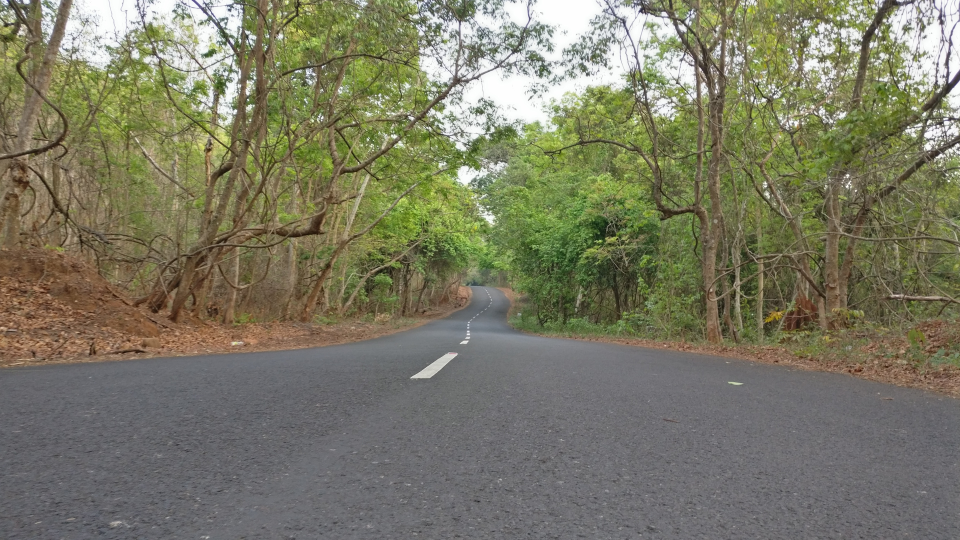
//> input picture L2/examples/houghlines/data/im0.jpg, 1920 x 1080 px (shown at 1/2 size)
$ ./xf_houghlines_tb data/im0.jpg   (built with g++ and OpenCV 4)
//> lines starting //> are read from the running program, lines starting //| are printed output that depends on the picture
// [29 lines of licence text are left out]
#include "common/xf_headers.h"
#include "xcl2.hpp"
#include "xf_houghlines_config.h"

float sinvalt[360] = {
    0.000000, 0.008727, 0.017452, 0.026177, 0.034899, 0.043619, 0.052336, 0.061049, 0.069756, 0.078459, 0.087156,
    0.095846, 0.104528, 0.113203, 0.121869, 0.130526, 0.139173, 0.147809, 0.156434, 0.165048, 0.173648, 0.182236,
    0.190809, 0.199368, 0.207912, 0.216440, 0.224951, 0.233445, 0.241922, 0.250380, 0.258819, 0.267238, 0.275637,
    0.284015, 0.292372, 0.300706, 0.309017, 0.317305, 0.325568, 0.333807, 0.342020, 0.350207, 0.358368, 0.366501,
    0.374607, 0.382684, 0.390731, 0.398749, 0.406737, 0.414693, 0.422618, 0.430511, 0.438371, 0.446198, 0.453991,
    0.461749, 0.469472, 0.477159, 0.484810, 0.492424, 0.499980, 0.507539, 0.515038, 0.522499, 0.529920, 0.537300,
    0.544639, 0.551937, 0.559193, 0.566407, 0.573577, 0.580703, 0.587786, 0.594823, 0.601815, 0.608762, 0.615662,
    0.622515, 0.629321, 0.636079, 0.642788, 0.649448, 0.656059, 0.662620, 0.669131, 0.675591, 0.681999, 0.688355,
    0.694659, 0.700910, 0.707107, 0.713251, 0.719340, 0.725375, 0.731354, 0.737278, 0.743145, 0.748956, 0.754710,
    0.760406, 0.766045, 0.771625, 0.777146, 0.782609, 0.788011, 0.793354, 0.798636, 0.803857, 0.809017, 0.814116,
    0.819152, 0.824127, 0.829038, 0.833886, 0.838671, 0.843392, 0.848048, 0.852641, 0.857168, 0.861629, 0.866026,
    0.870356, 0.874620, 0.878817, 0.882948, 0.887011, 0.891007, 0.894934, 0.898794, 0.902585, 0.906308, 0.909961,
    0.913545, 0.917060, 0.920505, 0.923879, 0.927184, 0.930417, 0.933580, 0.936672, 0.939692, 0.942641, 0.945518,
    0.948323, 0.951056, 0.953717, 0.956305, 0.958820, 0.961261, 0.963630, 0.965926, 0.968147, 0.970295, 0.972370,
    0.974370, 0.976296, 0.978147, 0.979924, 0.981627, 0.983255, 0.984807, 0.986285, 0.987688, 0.989016, 0.990268,
    0.991445, 0.992546, 0.993572, 0.994522, 0.995396, 0.996195, 0.996917, 0.997564, 0.998135, 0.998629, 0.999048,
    0.999391, 0.999657, 0.999848, 0.999962, 0.999980, 0.999962, 0.999848, 0.999657, 0.999391, 0.999048, 0.998629,
    0.998135, 0.997564, 0.996917, 0.996195, 0.995396, 0.994522, 0.993572, 0.992546, 0.991445, 0.990268, 0.989016,
    0.987688, 0.986285, 0.984807, 0.983255, 0.981627, 0.979924, 0.978147, 0.976296, 0.97437,  0.97237,  0.970295,
    0.968147, 0.965926, 0.96363,  0.961261, 0.95882,  0.956305, 0.953717, 0.951056, 0.948323, 0.945518, 0.942641,
    0.939692, 0.936672, 0.93358,  0.930417, 0.927184, 0.923879, 0.920505, 0.91706,  0.913545, 0.909961, 0.906308,
    0.902585, 0.898794, 0.894934, 0.891007, 0.887011, 0.882948, 0.878817, 0.87462,  0.870356, 0.866026, 0.861629,
    0.857168, 0.852641, 0.848048, 0.843392, 0.838671, 0.833886, 0.829038, 0.824127, 0.819152, 0.814116, 0.809017,
    0.803857, 0.798636, 0.793354, 0.788011, 0.782609, 0.777146, 0.771625, 0.766045, 0.760406, 0.75471,  0.748956,
    0.743145, 0.737278, 0.731354, 0.725375, 0.71934,  0.713251, 0.707107, 0.70091,  0.694659, 0.688355, 0.681999,
    0.675591, 0.669131, 0.66262,  0.656059, 0.649448, 0.642788, 0.636079, 0.629321, 0.622515, 0.615662, 0.608762,
    0.601815, 0.594823, 0.587786, 0.580703, 0.573577, 0.566407, 0.559193, 0.551937, 0.544639, 0.5373,   0.52992,
    0.522499, 0.515038, 0.507539, 0.5,      0.492424, 0.48481,  0.477159, 0.469472, 0.461749, 0.453991, 0.446198,
    0.438371, 0.430511, 0.422618, 0.414693, 0.406737, 0.398749, 0.390731, 0.382684, 0.374607, 0.366501, 0.358368,
    0.350207, 0.34202,  0.333807, 0.325568, 0.317305, 0.309017, 0.300706, 0.292372, 0.284015, 0.275637, 0.267238,
    0.258819, 0.25038,  0.241922, 0.233445, 0.224951, 0.21644,  0.207912, 0.199368, 0.190809, 0.182236, 0.173648,
    0.165048, 0.156434, 0.147809, 0.139173, 0.130526, 0.121869, 0.113203, 0.104528, 0.095846, 0.087156, 0.078459,
    0.069756, 0.061049, 0.052336, 0.043619, 0.034899, 0.026177, 0.017452, 0.008727};
float cosvalt[360] = {
    0.999980,  0.999962,  0.999848,  0.999657,  0.999391,  0.999048,  0.998629,  0.998135,  0.997564,  0.996917,
    0.996195,  0.995396,  0.994522,  0.993572,  0.992546,  0.991445,  0.990268,  0.989016,  0.987688,  0.986285,
    0.984807,  0.983255,  0.981627,  0.979924,  0.978147,  0.976296,  0.97437,   0.97237,   0.970295,  0.968147,
    0.965926,  0.96363,   0.961261,  0.95882,   0.956305,  0.953717,  0.951056,  0.948323,  0.945518,  0.942641,
    0.939692,  0.936672,  0.93358,   0.930417,  0.927184,  0.923879,  0.920505,  0.91706,   0.913545,  0.909961,
    0.906308,  0.902585,  0.898794,  0.894934,  0.891007,  0.887011,  0.882948,  0.878817,  0.87462,   0.870356,
    0.866026,  0.861629,  0.857168,  0.852641,  0.848048,  0.843392,  0.838671,  0.833886,  0.829038,  0.824127,
    0.819152,  0.814116,  0.809017,  0.803857,  0.798636,  0.793354,  0.788011,  0.782609,  0.777146,  0.771625,
    0.766045,  0.760406,  0.75471,   0.748956,  0.743145,  0.737278,  0.731354,  0.725375,  0.71934,   0.713251,
    0.707107,  0.70091,   0.694659,  0.688355,  0.681999,  0.675591,  0.669131,  0.66262,   0.656059,  0.649448,
    0.642788,  0.636079,  0.629321,  0.622515,  0.615662,  0.608762,  0.601815,  0.594823,  0.587786,  0.580703,
    0.573577,  0.566407,  0.559193,  0.551937,  0.544639,  0.5373,    0.52992,   0.522499,  0.515038,  0.507539,
    0.5,       0.492424,  0.48481,   0.477159,  0.469472,  0.461749,  0.453991,  0.446198,  0.438371,  0.430511,
    0.422618,  0.414693,  0.406737,  0.398749,  0.390731,  0.382684,  0.374607,  0.366501,  0.358368,  0.350207,
    0.34202,   0.333807,  0.325568,  0.317305,  0.309017,  0.300706,  0.292372,  0.284015,  0.275637,  0.267238,
    0.258819,  0.25038,   0.241922,  0.233445,  0.224951,  0.21644,   0.207912,  0.199368,  0.190809,  0.182236,
    0.173648,  0.165048,  0.156434,  0.147809,  0.139173,  0.130526,  0.121869,  0.113203,  0.104528,  0.095846,
    0.087156,  0.078459,  0.069756,  0.061049,  0.052336,  0.043619,  0.034899,  0.026177,  0.017452,  0.008727,
    0.000000,  -0.008727, -0.017452, -0.026177, -0.034899, -0.043619, -0.052336, -0.061049, -0.069756, -0.078459,
    -0.087156, -0.095846, -0.104528, -0.113203, -0.121869, -0.130526, -0.139173, -0.147809, -0.156434, -0.165048,
    -0.173648, -0.182236, -0.190809, -0.199368, -0.207912, -0.216440, -0.224951, -0.233445, -0.241922, -0.250380,
    -0.258819, -0.267238, -0.275637, -0.284015, -0.292372, -0.300706, -0.309017, -0.317305, -0.325568, -0.333807,
    -0.342020, -0.350207, -0.358368, -0.366501, -0.374607, -0.382684, -0.390731, -0.398749, -0.406737, -0.414693,
    -0.422618, -0.430511, -0.438371, -0.446198, -0.453991, -0.461749, -0.469472, -0.477159, -0.484810, -0.492424,
    -0.499980, -0.507539, -0.515038, -0.522499, -0.529920, -0.537300, -0.544639, -0.551937, -0.559193, -0.566407,
    -0.573577, -0.580703, -0.587786, -0.594823, -0.601815, -0.608762, -0.615662, -0.622515, -0.629321, -0.636079,
    -0.642788, -0.649448, -0.656059, -0.662620, -0.669131, -0.675591, -0.681999, -0.688355, -0.694659, -0.700910,
    -0.707107, -0.713251, -0.719340, -0.725375, -0.731354, -0.737278, -0.743145, -0.748956, -0.754710, -0.760406,
    -0.766045, -0.771625, -0.777146, -0.782609, -0.788011, -0.793354, -0.798636, -0.803857, -0.809017, -0.814116,
    -0.819152, -0.824127, -0.829038, -0.833886, -0.838671, -0.843392, -0.848048, -0.852641, -0.857168, -0.861629,
    -0.866026, -0.870356, -0.874620, -0.878817, -0.882948, -0.887011, -0.891007, -0.894934, -0.898794, -0.902585,
    -0.906308, -0.909961, -0.913545, -0.917060, -0.920505, -0.923879, -0.927184, -0.930417, -0.933580, -0.936672,
    -0.939692, -0.942641, -0.945518, -0.948323, -0.951056, -0.953717, -0.956305, -0.958820, -0.961261, -0.963630,
    -0.965926, -0.968147, -0.970295, -0.972370, -0.974370, -0.976296, -0.978147, -0.979924, -0.981627, -0.983255,
    -0.984807, -0.986285, -0.987688, -0.989016, -0.990268, -0.991445, -0.992546, -0.993572, -0.994522, -0.995396,
    -0.996195, -0.996917, -0.997564, -0.998135, -0.998629, -0.999048, -0.999391, -0.999657, -0.999848, -0.999962};

struct LinePolar {
    float rho;
    float angle;
};

struct hough_cmp_gt {
    hough_cmp_gt(const int* _aux) : aux(_aux) {}
    inline bool operator()(int l1, int l2) const { return aux[l1] > aux[l2] || (aux[l1] == aux[l2] && l1 < l2); }
    const int* aux;
};

// [202 lines left out: functions xiHoughLinesstandard, HoughLinesstandardcref, not called in this run]

int main(int argc, char** argv) {
    if (argc != 2) {
        std::cout << "Usage: " << argv[0] << "  <INPUT IMAGE PATH 1>" << std::endl;
        return EXIT_FAILURE;
    }

    cv::Mat in_img, in_img1, out_img, ocv_ref;
    cv::Mat in_gray, in_gray1, diff;

    // Reading in the image:
    in_gray = cv::imread(argv[1], 0);
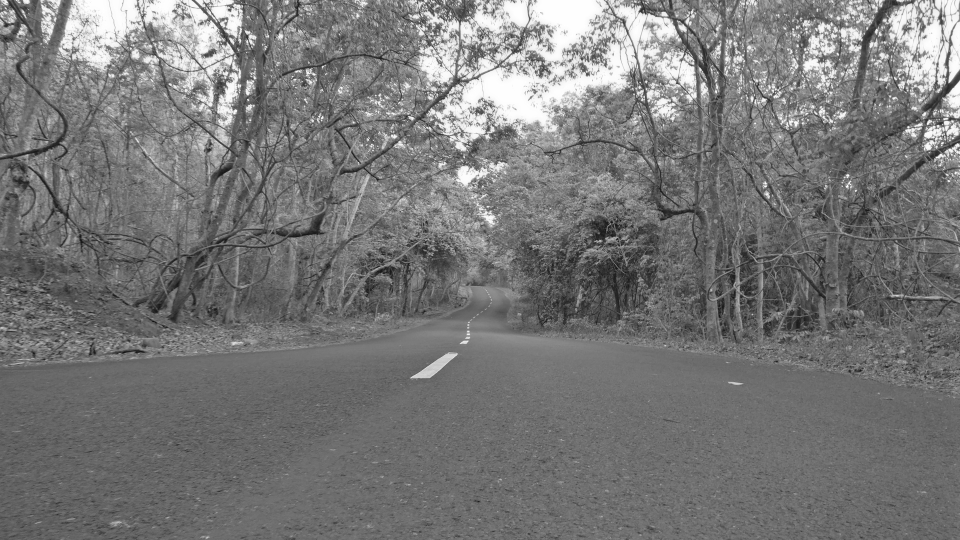
//> in_gray: 1080 rows x 1920 cols, CV_8UC1 (shown at 1/2 size); min 8, max 255, mean 119.1

    if (in_gray.data == NULL) {
        std::cout << "ERROR: Cannot open image " << argv[2] << std::endl;
        return EXIT_FAILURE;
    }

    // Create memory for output images:
    ocv_ref.create(in_gray.rows, in_gray.cols, in_gray.depth());
    out_img.create(in_gray.rows, in_gray.cols, in_gray.depth());

    cv::Mat dst, cdst, crefdst, crefxi, crefcv;
    cv::Canny(in_gray, dst, 50, 200, 3);
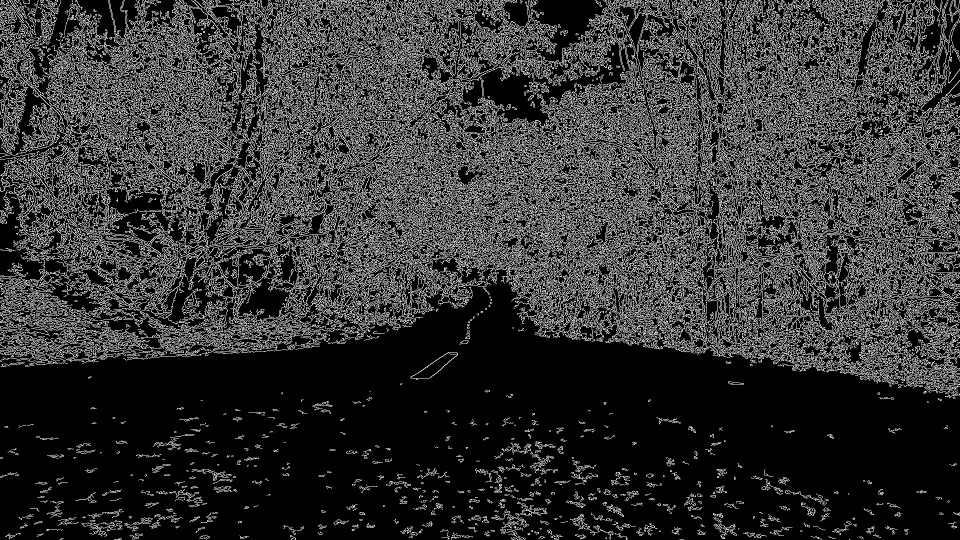
//> dst: 1080 rows x 1920 cols, CV_8UC1 (shown at 1/2 size); 20.2% white in thin lines or dots

    cvtColor(dst, cdst, CV_GRAY2BGR);
//> cdst: 1080 rows x 1920 cols, CV_8UC3; 20.2% white in thin lines or dots
    cvtColor(dst, crefdst, CV_GRAY2BGR);
    cvtColor(dst, crefxi, CV_GRAY2BGR);
    cvtColor(dst, crefcv, CV_GRAY2BGR);

//> (the run ends here: the program needs code that is not available in this run, at `std::vector<float> outputrho(LINESMAX);`)
